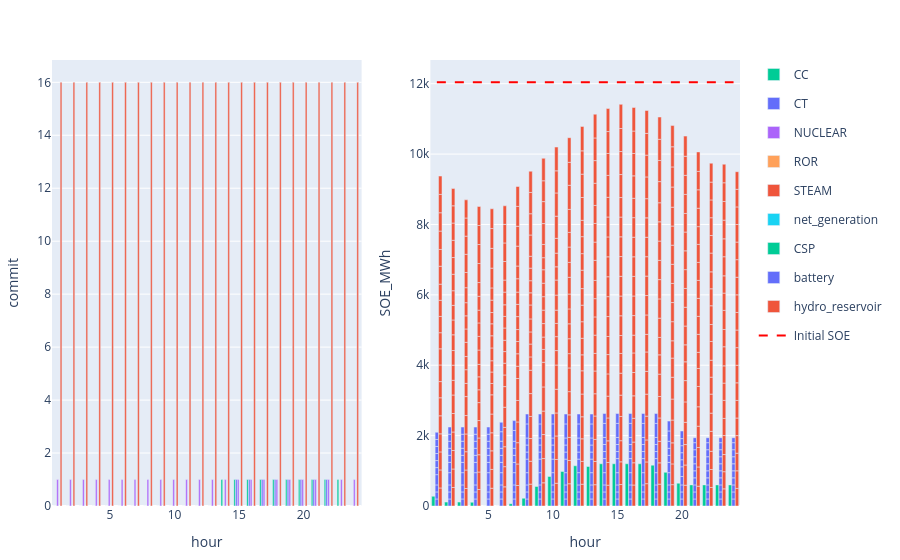

Notebook code for this chart:
### Code cell
to_plot = commit_uc[(commit_uc.configuration .== config_2) .&  (commit_uc.day .== day_),:] 
p1 = plot(to_plot, x = :hour, y = :commit,  kind = "bar", color = :resource, stackgroup = 1) #Layout(barmode="stack"))

initial_SOE = s_uc.storage_parameters[s_uc.storage_parameters.configuration .== config_2, :]
initial_SOE = sum(initial_SOE.SOE_max_MWh.*initial_SOE.initial_energy_proportion)
to_plot = s_uc.storage[(s_uc.storage.configuration .== config_2) .&  (s_uc.storage.day .== day_),:]
p2 = plot(to_plot, x = :hour , y = :SOE_MWh, color = :resource, kind = "bar", Layout(barmode="stack"))
hline2 = scatter(x=1:24, y=fill(initial_SOE, 24), mode="lines", line=attr(dash="dash", color="red"), name="Initial SOE")
p2 = addtraces(p2, hline2)
[p1 p2]

### Figure 1 — Plotly figure (JSON) as saved in the notebook; plotly's stock layout.template omitted (floating-point values rounded to 4 significant figures; data arrays with more than 128 entries replaced by an {"elided": "..."} marker saying what was removed)
{"data": [{"legendgroup": "CC", "marker": {"color": "#00cc96"}, "name": "CC", "showlegend": true, "stackgroup": 1, "type": "bar", "x": [1, 2, 3, 4, 5, 6, 7, 8, 9, 10, 11, 12, 13, 14, 15, 16, 17, 18, 19, 20, 21, 22, 23, 24], "xaxis": "x1", "y": [0, 0, 0, 0, 0, 0, 0, 0, 0, 0, 0, 0, 0, 1, 1, 1, 1, 1, 1, 1, 1, 1, 1, 0], "yaxis": "y1"}, {"legendgroup": "CT", "marker": {"color": "#636efa"}, "name": "CT", "showlegend": true, "stackgroup": 1, "type": "bar", "x": [1, 2, 3, 4, 5, 6, 7, 8, 9, 10, 11, 12, 13, 14, 15, 16, 17, 18, 19, 20, 21, 22, 23, 24], "xaxis": "x1", "y": [0, 0, 0, 0, 0, 0, 0, 0, 0, 0, 0, 0, 0, 0, 1, 1, 1, 1, 1, 1, 1, 1, 0, 0], "yaxis": "y1"}, {"legendgroup": "NUCLEAR", "marker": {"color": "#ab63fa"}, "name": "NUCLEAR", "showlegend": true, "stackgroup": 1, "type": "bar", "x": [1, 2, 3, 4, 5, 6, 7, 8, 9, 10, 11, 12, 13, 14, 15, 16, 17, 18, 19, 20, 21, 22, 23, 24], "xaxis": "x1", "y": [1, 1, 1, 1, 1, 1, 1, 1, 1, 1, 1, 1, 1, 1, 1, 1, 1, 1, 1, 1, 1, 1, 1, 1], "yaxis": "y1"}, {"legendgroup": "ROR", "marker": {"color": "#FFA15A"}, "name": "ROR", "showlegend": true, "stackgroup": 1, "type": "bar", "x": [1, 2, 3, 4, 5, 6, 7, 8, 9, 10, 11, 12, 13, 14, 15, 16, 17, 18, 19, 20, 21, 22, 23, 24], "xaxis": "x1", "y": [null, null, null, null, null, null, null, null, null, null, null, null, null, null, null, null, null, null, null, null, null, null, null, null], "yaxis": "y1"}, {"legendgroup": "STEAM", "marker": {"color": "#EF553B"}, "name": "STEAM", "showlegend": true, "stackgroup": 1, "type": "bar", "x": [1, 2, 3, 4, 5, 6, 7, 8, 9, 10, 11, 12, 13, 14, 15, 16, 17, 18, 19, 20, 21, 22, 23, 24], "xaxis": "x1", "y": [16, 16, 16, 16, 16, 16, 16, 16, 16, 16, 16, 16, 16, 16, 16, 16, 16, 16, 16, 16, 16, 16, 16, 16], "yaxis": "y1"}, {"legendgroup": "net_generation", "marker": {"color": "#19d3f3"}, "name": "net_generation", "showlegend": true, "stackgroup": 1, "type": "bar", "x": [1, 2, 3, 4, 5, 6, 7, 8, 9, 10, 11, 12, 13, 14, 15, 16, 17, 18, 19, 20, 21, 22, 23, 24], "xaxis": "x1", "y": [null, null, null, null, null, null, null, null, null, null, null, null, null, null, null, null, null, null, null, null, null, null, null, null], "yaxis": "y1"}, {"legendgroup": "CSP", "marker": {"color": "#00cc96"}, "name": "CSP", "showlegend": true, "type": "bar", "x": [1, 2, 3, 4, 5, 6, 7, 8, 9, 10, 11, 12, 13, 14, 15, 16, 17, 18, 19, 20, 21, 22, 23, 24], "xaxis": "x2", "y": [276.7, 111.1, 111.1, 106.2, 0, 0, 65.13, 221.1, 554.9, 840.0, 981.8, 1144.0, 1123.0, 1200, 1200, 1200, 1200, 1161.0, 956.6, 648.5, 600, 600, 600, 600], "yaxis": "y2"}, {"legendgroup": "battery", "marker": {"color": "#636efa"}, "name": "battery", "showlegend": true, "type": "bar", "x": {"elided": "240 int values"}, "xaxis": "x2", "y": {"elided": "240 float values"}, "yaxis": "y2"}, {"legendgroup": "hydro_reservoir", "marker": {"color": "#EF553B"}, "name": "hydro_reservoir", "showlegend": true, "type": "bar", "x": {"elided": "456 int values"}, "xaxis": "x2", "y": {"elided": "456 float values"}, "yaxis": "y2"}, {"line": {"color": "red", "dash": "dash"}, "mode": "lines", "name": "Initial SOE", "type": "scatter", "x": [1, 2, 3, 4, 5, 6, 7, 8, 9, 10, 11, 12, 13, 14, 15, 16, 17, 18, 19, 20, 21, 22, 23, 24], "xaxis": "x2", "y": [12040, 12040, 12040, 12040, 12040, 12040, 12040, 12040, 12040, 12040, 12040, 12040, 12040, 12040, 12040, 12040, 12040, 12040, 12040, 12040, 12040, 12040, 12040, 12040], "yaxis": "y2"}], "layout": {"margin": {"b": 50, "l": 50, "r": 50, "t": 60}, "xaxis1": {"anchor": "y1", "domain": [0, 0.45], "title": {"text": "hour"}}, "xaxis2": {"anchor": "y2", "domain": [0.55, 1], "title": {"text": "hour"}}, "yaxis1": {"anchor": "x1", "domain": [0, 1], "title": {"text": "commit"}}, "yaxis2": {"anchor": "x2", "domain": [0, 1], "title": {"text": "SOE_MWh"}}}}
